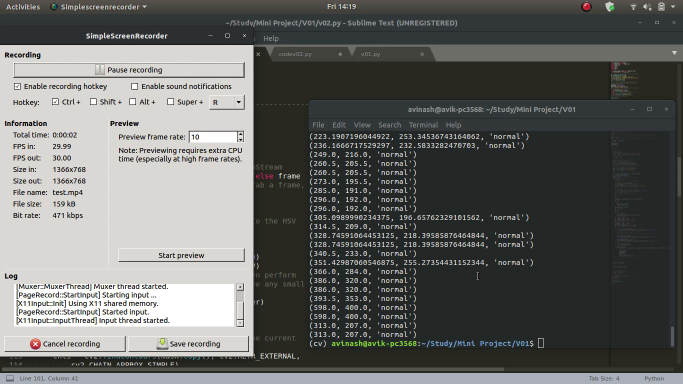
#> input picture frame 52 of Codes/test.mp4, 1366 x 768 px, given in place of the camera (shown at 1/2 size)
$ python V05_w.py
#> lines starting #> are read from the running program, lines starting #| are printed output that depends on the picture; after the words box and inside, x2 and y2 are one past the last pixel; in counts of white or black regions, pixels touching at a corner belong together
# import the necessary packages
from collections import deque
from imutils.video import VideoStream
import numpy as np
import argparse
import cv2
import imutils
import time

from scipy.ndimage.filters import gaussian_filter
from umucv.kalman import kalman, ukf

import matplotlib
matplotlib.use('TkAgg')
import matplotlib.pyplot as plt
from matplotlib.pyplot import subplot, figure, subplots

greenLower = (29, 86, 6)
greenUpper = (64, 255, 255)
vs = cv2.VideoCapture(0)
time.sleep(2.0)
#------------------------------------------ Kalman initial ----------------------------------------#
# Status that Kalman will be updating. This is the initial value
degree = np.pi/180
a = np.array([0, 2000])
pa = 2700
fps = 28
#fps = 120 (choose according to cam)
dt = 1/fps
t = np.arange(0,2.01,dt)
noise = 3

F = np.array(
[1, 0, dt, 0,
0, 1, 0, dt,
0, 0, 1, 0,
0, 0, 0, 1 ]).reshape(4,4)

B = np.array(
[dt**2/2, 0,
0, dt**2/2,
dt, 0,
0, dt ]).reshape(4,2)

H = np.array(
[1,0,0,0,
0,1,0,0]).reshape(2,4)

mu = np.array([0,0,0,0]) # x, y, vx, vy
P = np.diag([pa,pa,pa,pa])**2 # your uncertainties

res=[] #res = [(mu,P,mu)]
N = 15 # to take an initial section and see what happens if the observation is later lost

sigmaM = 0.0001 # noise model
sigmaZ = 3*noise # It should be equal to the average noise of the imaging process. 10 pixels pje.

Q = sigmaM**2 * np.eye(4)
R = sigmaZ**2 * np.eye(2)

listCenterX=[]
listCenterY=[]
listpoints=[]
listCenterX1 =[]
listCenterY1 = []
xp1 = []
yp1 = []
xp2 = []
yp2 = []
#=================================================================================================
while True:
    _,frame = vs.read()
#> frame is the input picture: shape (768, 1366, 3); mean B, G, R 100.9, 103.2, 101.6
    if frame is None:
        print('No frame Detected')
        break
    frame = imutils.resize(frame, width=600)
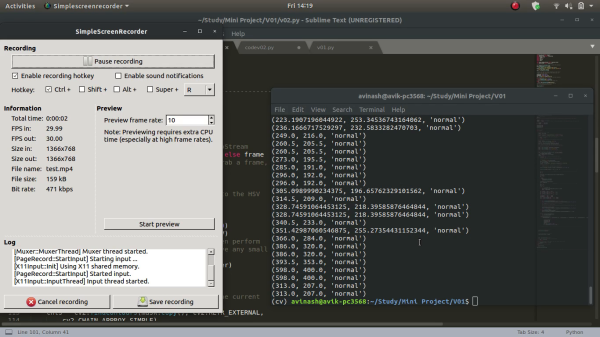
#> frame: shape (337, 600, 3); mean B, G, R 100.9, 103.2, 101.6
    #frame = cv2.resize(frame,(800,600))

    blurred = cv2.GaussianBlur(frame, (11, 11), 0)
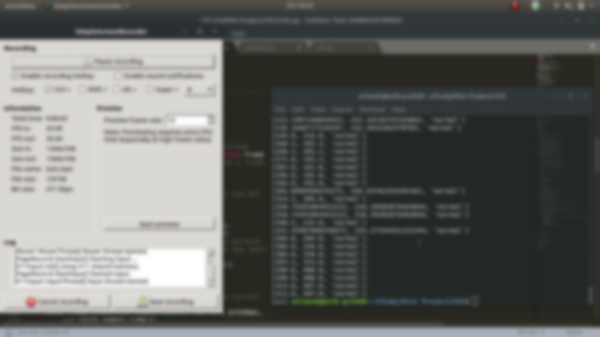
#> blurred: shape (337, 600, 3); mean B, G, R 100.9, 103.2, 101.7
    hsv = cv2.cvtColor(blurred, cv2.COLOR_BGR2HSV)
#> hsv: shape (337, 600, 3); mean H, S, V 54.6, 22.2, 104.4

    # construct a mask for the color "green", then perform
	# a series of dilations and erosions to remove any small
	# blobs left in the mask
    mask = cv2.inRange(hsv, greenLower, greenUpper)
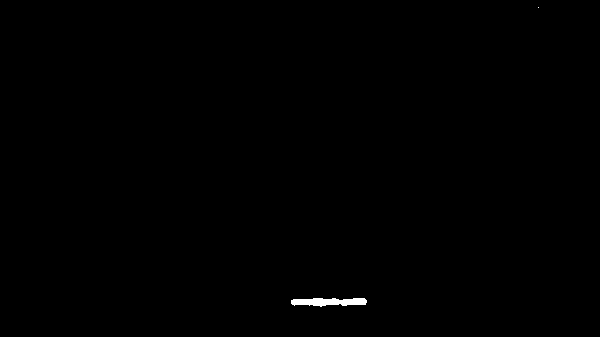
#> mask: shape (337, 600); 0.24% white; 2 white regions (1 under 20 px), largest, box (x1, y1, x2, y2) and area: (291, 298, 367, 307) 492
    mask = cv2.erode(mask, None, iterations=2)
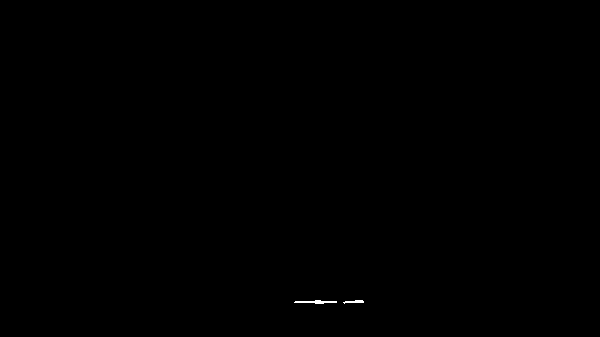
#> mask: shape (337, 600); 0.07% white in thin lines or dots, all inside (x1, y1, x2, y2) = (294, 300, 364, 304)
    mask = cv2.dilate(mask, None, iterations=2)
#> mask: shape (337, 600); 0.23% white; 2 white regions

	# find contours in the mask and initialize the current
	# (x, y) center of the ball
    cnts = cv2.findContours(mask.copy(), cv2.RETR_EXTERNAL,
		cv2.CHAIN_APPROX_SIMPLE)
#> cnts = 2 contours; box (x1, y1, x2, y2) and area: (292, 298, 339, 306) 252, (341, 298, 366, 306) 136
    cnts = imutils.grab_contours(cnts)
    center = None

    # only proceed if at least one contour was found
    if len(cnts) > 0:
		# find the largest contour in the mask, then use
		# it to compute the minimum enclosing circle and
		# centroid
        c = max(cnts, key=cv2.contourArea)
#> c = contour of 13 points, box (x1, y1, x2, y2) (292, 298, 339, 306), area 252
        ((x, y), radius) = cv2.minEnclosingCircle(c)
#> x = 315; y = 301.5; radius = 23.14
        M = cv2.moments(c)
#> M = moments, m00 252.5, centre m10/m00, m01/m00 = (315.3, 301.5)
        center = (int(M["m10"] / M["m00"]), int(M["m01"] / M["m00"]))
#> center = (315, 301)
        #print(center[0],center[1])
        #---------------------------------------Kalman---------------------------------------------#
        xo = center[0]
#> xo = 315
        yo = center[1]
#> yo = 301

#> (the run stopped early here; a loop or call above may not have finished)

$ run again, starting later in the video
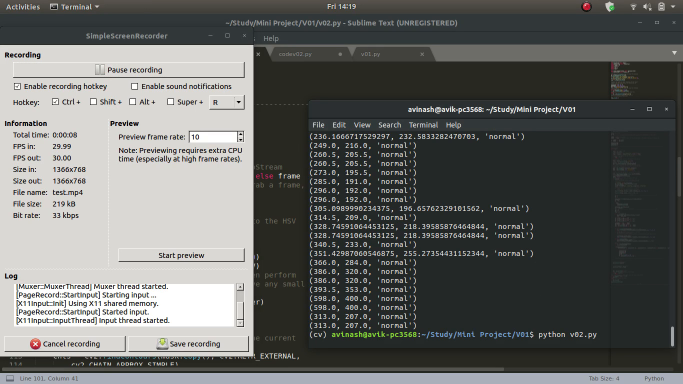
#> input picture frame 237 of Codes/test.mp4, 1366 x 768 px, given in place of the camera (shown at 1/2 size)
#> frame is the input picture: shape (768, 1366, 3); mean B, G, R 100.9, 103.2, 101.6
#> `frame = imutils.resize(frame, width=600)`:
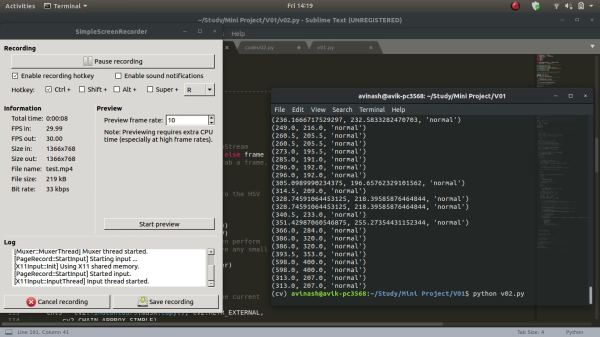
#> frame: shape (337, 600, 3); mean B, G, R 100.9, 103.2, 101.6
#> `blurred = cv2.GaussianBlur(frame, (11, 11), 0)`:
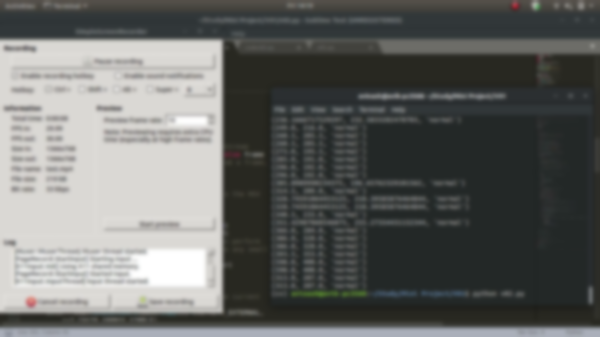
#> blurred: shape (337, 600, 3); mean B, G, R 100.9, 103.2, 101.6
#> hsv: shape (337, 600, 3); mean H, S, V 54.7, 22.1, 104.4
#> cnts = 2 contours; box (x1, y1, x2, y2) and area: (292, 290, 338, 298) 236, (342, 290, 366, 297) 125
#> c = contour of 21 points, box (x1, y1, x2, y2) (292, 290, 338, 298), area 236
#> x = 314.5; y = 293.5; radius = 22.64
#> M = moments, m00 236, centre m10/m00, m01/m00 = (314.9, 293.4)
#> center = (314, 293)
#> xo = 314
#> yo = 293

$ run again, starting later in the video
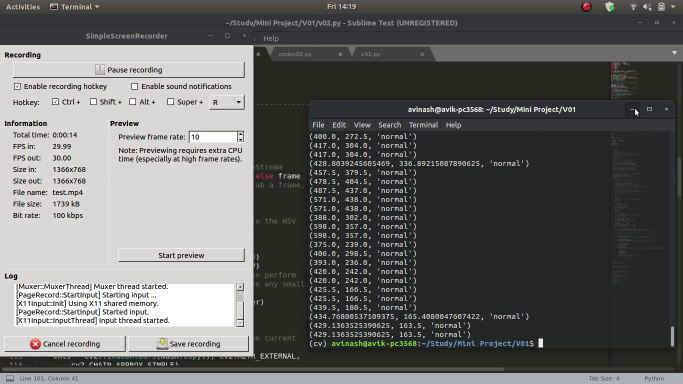
#> input picture frame 422 of Codes/test.mp4, 1366 x 768 px, given in place of the camera (shown at 1/2 size)
#> frame is the input picture: shape (768, 1366, 3); mean B, G, R 100.7, 102.9, 101.4
#> `frame = imutils.resize(frame, width=600)`:
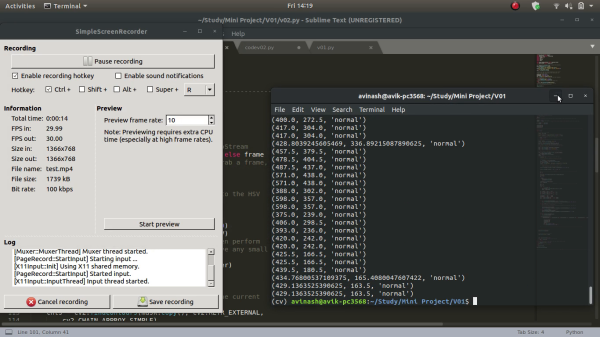
#> frame: shape (337, 600, 3); mean B, G, R 100.7, 102.9, 101.4
#> `blurred = cv2.GaussianBlur(frame, (11, 11), 0)`:
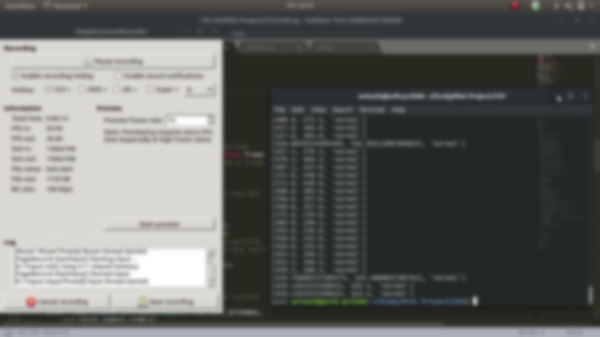
#> blurred: shape (337, 600, 3); mean B, G, R 100.7, 102.9, 101.4
#> hsv: shape (337, 600, 3); mean H, S, V 54.9, 22.2, 104.2
#> cnts = 2 contours; box (x1, y1, x2, y2) and area: (292, 298, 339, 306) 262, (341, 298, 366, 306) 154
#> c = contour of 13 points, box (x1, y1, x2, y2) (292, 298, 339, 306), area 262
#> x = 315; y = 301.5; radius = 23.14
#> M = moments, m00 261.5, centre m10/m00, m01/m00 = (315.1, 301.7)
#> center = (315, 301)
#> xo = 315
#> yo = 301
